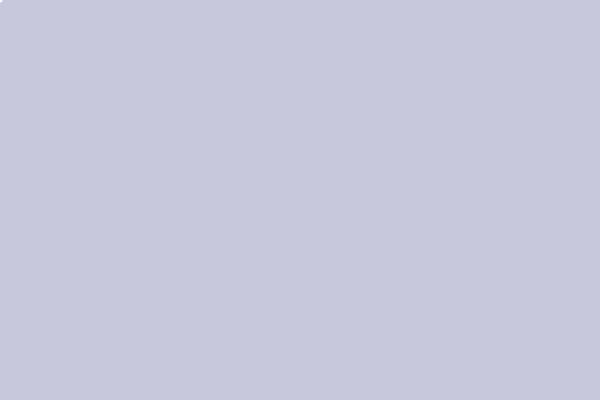
Frame 1 (no input)
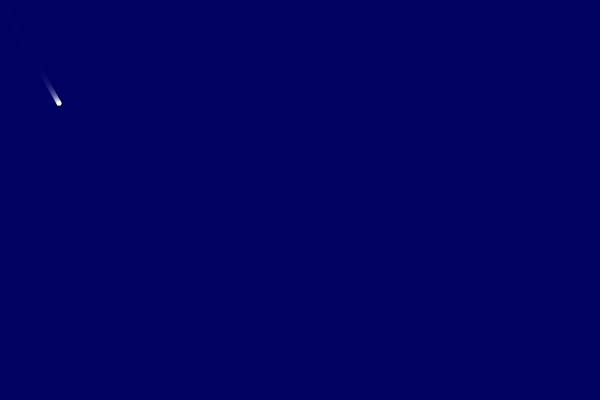
Frame 60 (no input)
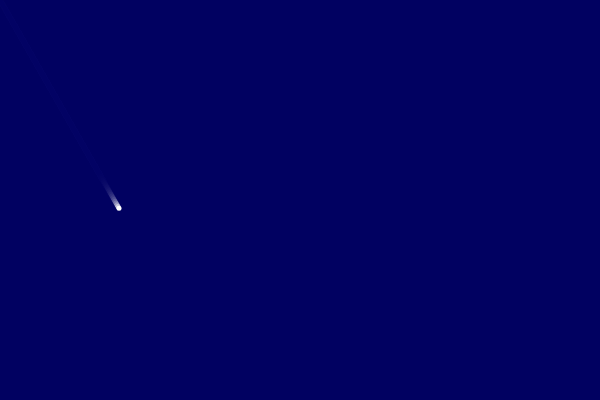
Frame 120 (the mouse pressed at the canvas centre since frame 60)

The p5.js sketch that drew these frames (run headless with seeded random() and noise() and a simulated clock; from frame 60 on, the mouse is pressed at the canvas centre):

// p5.js sketch
// ── sketch.js
// callbacks
// code by Dawn C. Hayes March 2017

var resetButton;

function setup() {
  createCanvas(600, 400);
  meteor = {
    xpos: 0,
    ypos: 0,
    diam: 5,
    ht: 5,
    col: 255,
    speedx: 1,
    speedy: 1.75,
  }

  resetButton = createButton('reset');
  resetButton = resetButton.mousePressed(resetAnimation);
}

function draw() {
  background(0, 0, 100, 55);
  noStroke();
  fill(meteor.col);
  ellipse(meteor.xpos, meteor.ypos, meteor.diam, meteor.ht);

  meteor.xpos = meteor.xpos + meteor.speedx;
  meteor.ypos = meteor.ypos + meteor.speedy;

  if (meteor.ypos > height) {
    noStroke;
    fill(0);
    rect(0, 380, width, width);
  }
}

function resetAnimation() {
  meteor.xpos = 0;
  meteor.ypos = 0;
}
